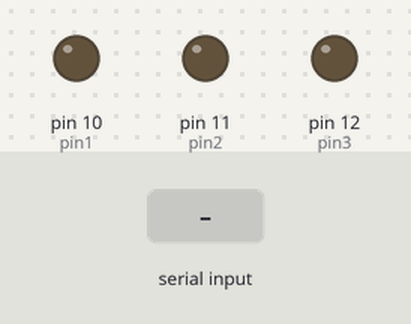
Bench run of a sketch on a simulated Arduino Mega 2560, built with avr-gcc and run on an emulated ATmega2560. Shown: output pins drawn as LEDs (lit = HIGH). The inputs (shaded band) are chosen by the test bench.

Above: at 1.2 s.
1.3 s: "1" received over the second serial link
At 2.5 s:
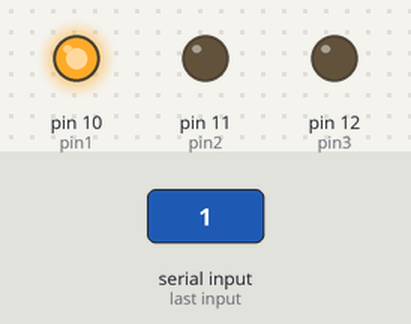
2.8 s: "2" received over the second serial link
At 3.6 s:
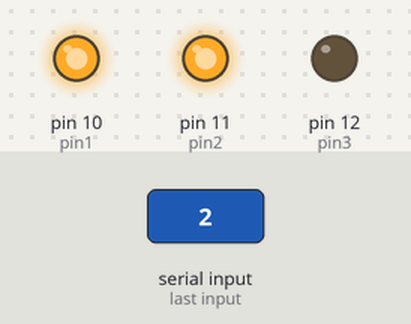
4.3 s: "3" received over the second serial link
At 4.7 s:
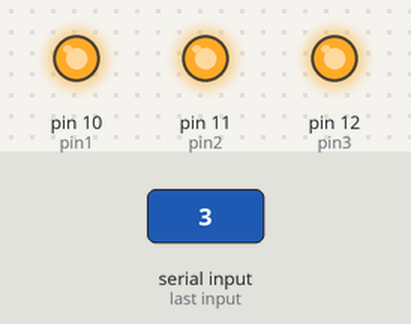
5.8 s: "0" received over the second serial link
At 7.1 s:
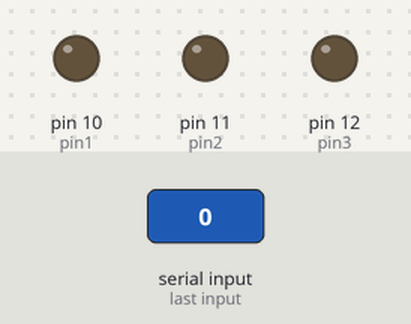
Timing chart, 0 to 8.3 s (numbered marks = the images above; inputs shaded):
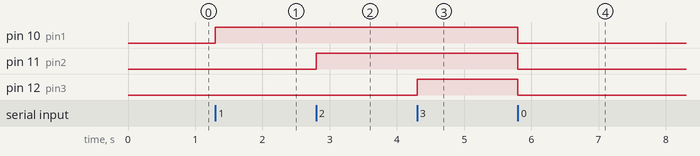

Measured:
- after the input at 1.3 s, pin 10 (pin1): LOW → HIGH at once
- after the input at 2.8 s, pin 11 (pin2): LOW → HIGH at once
- after the input at 4.3 s, pin 12 (pin3): LOW → HIGH at once
- after the input at 5.8 s, pin 10 (pin1), pin 11 (pin2), pin 12 (pin3): HIGH → LOW at once

The sketch:

Blink_LEDs.ino
```cpp
// (licence header left out)
const int pin1 = 10;
const int pin2 = 11;
const int pin3 = 12;

void setup() {
    // open serial connection to USB Serial
    Serial.begin(115200);
    // open internal serial connection to MT7688
    Serial1.begin(57600);
    // Initiate pins in MT7688
    pinMode(pin1, OUTPUT);
    pinMode(pin2, OUTPUT);
    pinMode(pin3, OUTPUT);
}

// Turn leds (s1, s2, s3) on(1) or off(0)
void update_leds(int s1, int s2, int s3) {
    digitalWrite(pin1, s1);
    digitalWrite(pin2, s2);
    digitalWrite(pin3, s3);
}

void loop() {
    // read from Serial MT7688
    int c = Serial1.read();
    if (c != -1) {
        switch(c) {
            // turn off all LEDs
            case '0':
                update_leds(0, 0, 0);
                break;
            // turn on level 1
            case '1':
                update_leds(1, 0, 0);
                break;
            // turn on level 2
            case '2':
                update_leds(1, 1, 0);
                break;
            // turn on level 3
            case '3':
                update_leds(1, 1, 1);
                break;
        }
    }
}
```
